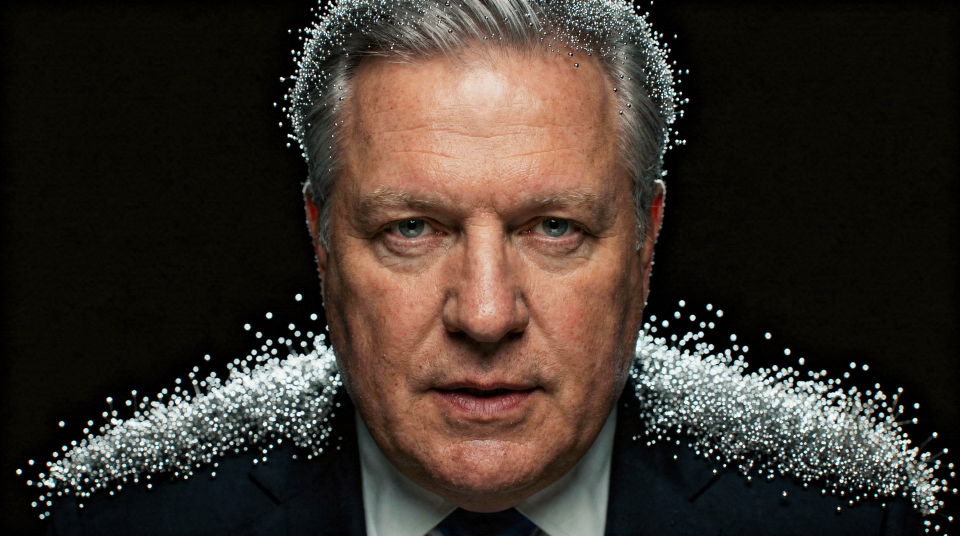
#> input picture assets/hero-persona-scan.png, 1920 x 1072 px (shown at 1/2 size)
$ python gen_face.py ../assets/hero-persona-scan.png
#> lines starting #> are read from the running program, lines starting #| are printed output that depends on the picture
#!/usr/bin/env python3
"""
photo-to-ASCII face generator for persona-forge demos.

Usage:
    python demo/gen_face.py <image_file> [--width 26] [--height 18] [--invert]

Outputs a Python list literal you can paste as a face in visual_demo.py.
Requires: pip install Pillow

Examples:
    python demo/gen_face.py photo.jpg
    python demo/gen_face.py photo.jpg --width 30 --height 20
    python demo/gen_face.py photo.jpg --invert        # for light-background images
"""
from __future__ import annotations

import argparse
import sys


def _load_image(source: str):
    try:
        from PIL import Image
    except ImportError:
        sys.exit("Pillow not installed. Run: pip install Pillow")
    return Image.open(source)


def photo_to_ascii(
    source: str,
    width: int = 26,
    height: int = 18,
    invert: bool = False,
) -> list[str]:
    """Convert image to ASCII art at (width x height) characters.

    Terminal characters are ~2x taller than wide, so we double the
    intermediate height to preserve aspect ratio before final crop.
    """
    from PIL import Image

    img = _load_image(source)
    img = img.convert("L")  # grayscale

    # Step 1: resize to 2x height to correct for char aspect ratio
    img = img.resize((width, height * 2), Image.LANCZOS)
    # Step 2: subsample back to target height (every other row)
    img = img.resize((width, height), Image.LANCZOS)

    # Char ramp: index 0 = lightest (space), last = darkest (@)
    CHARS = " .'`,^\":;-~+=<>|()IltfjrxnuvczXYUJCLQ0OZmwqpdbkhao*#MW&8%B@$"

    rows: list[str] = []
    for y in range(height):
        row = ""
        for x in range(width):
            brightness = img.getpixel((x, y))  # 0 (black) - 255 (white)
            if invert:
                idx = int(brightness / 255 * (len(CHARS) - 1))
            else:
                # Dark background: bright pixels -> dense chars (pop out of shadow)
                idx = int((255 - brightness) / 255 * (len(CHARS) - 1))
            row += CHARS[max(0, min(idx, len(CHARS) - 1))]
        rows.append(row)
    return rows


def _preview(rows: list[str]) -> None:
    print()
    border = "+" + "-" * len(rows[0]) + "+"
    print(border)
    for row in rows:
        print("|" + row + "|")
    print(border)
    print()


def main() -> None:
    parser = argparse.ArgumentParser(description="Convert photo to ASCII art face.")
    parser.add_argument("source", help="Image file path")
    parser.add_argument("--width", type=int, default=26)
    parser.add_argument("--height", type=int, default=18)
    parser.add_argument(
        "--invert",
        action="store_true",
        help="Invert brightness (use for light-background photos)",
    )
    args = parser.parse_args()

    rows = photo_to_ascii(args.source, args.width, args.height, args.invert)
#> in _load_image, returned value is the input picture: PIL image 1920x1072 RGB; mean R, G, B 59.1, 49.7, 42.4
#> in photo_to_ascii, `img = img.convert("L")`:
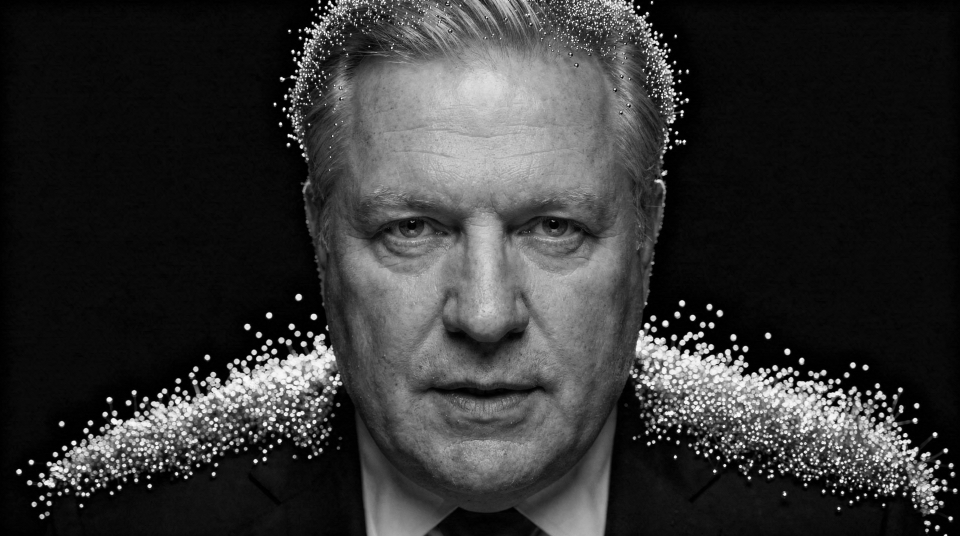
#> img: PIL image 1920x1072 L (shown at 1/2 size); min 0, max 255, mean 51.7
#> in photo_to_ascii, `img = img.resize((width, height * 2), Image.LANCZOS)`:
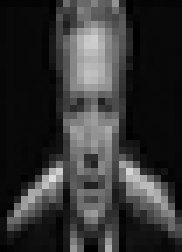
#> img: PIL image 26x36 L (shown 7 times larger); min 0, max 222, mean 51.8
#> in photo_to_ascii, `img = img.resize((width, height), Image.LANCZOS)`:
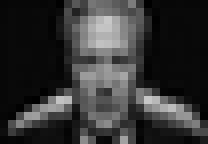
#> img: PIL image 26x18 L (shown 8 times larger); min 0, max 199, mean 51.7
#> after the loop in photo_to_ascii, `for y in range(height):`: rows = 18 items, first 6: 'BBBBBBB@hOpYJC0ZXk$%BBBBBB', 'B%BB%%B%w#bCXUCOwO8B%%%%%B', 'B%BBB%@WqqYj(=lcLOo@%BB%%B', 'B%BB%%@MdCvI<<IvUmo@%BBB%B', 'B%BB%%B&kZcf))lvCpWB%B%B%B', 'B%BBBBBB*Ovl>|)rLk8B%%%B%B'

    _preview(rows)
#> in _preview, `border = "+" + "-" * len(rows[0]) + "+"`: border = '+--------------------------+'
#> the loop in _preview, `for row in rows:` made 18 passes
#| |BBBBBBB@hOpYJC0ZXk$%BBBBBB|
#| |B%BB%%B%w#bCXUCOwO8B%%%%%B|
#| |B%BBB%@WqqYj(=lcLOo@%BB%%B|
#| |B%BB%%@MdCvI<<IvUmo@%BBB%B|
#| |B%BB%%B&kZcf))lvCpWB%B%B%B|
#| |B%BBBBBB*Ovl>|)rLk8B%%%B%B|
#| |B%%%BB%BMqYUvvYXOh%BBB%BBB|
#| |B%%%BB%Bobbh0UabwbBBBB%B%B|
#> (further printed lines are left out)

    print("# Paste the FACE constant below into your demo script:\n")
    print("FACE = [")
    for row in rows:
        print(f'    {row!r},')
#> this loop made 18 passes
#|     'BBBBBBB@hOpYJC0ZXk$%BBBBBB',
#|     'B%BB%%B%w#bCXUCOwO8B%%%%%B',
#|     'B%BBB%@WqqYj(=lcLOo@%BB%%B',
#|     'B%BB%%@MdCvI<<IvUmo@%BBB%B',
#|     'B%BB%%B&kZcf))lvCpWB%B%B%B',
#|     'B%BBBBBB*Ovl>|)rLk8B%%%B%B',
#|     'B%%%BB%BMqYUvvYXOh%BBB%BBB',
#|     'B%%%BB%Bobbh0UabwbBBBB%B%B',
#> (further printed lines are left out)
    print("]")


if __name__ == "__main__":
    main()
